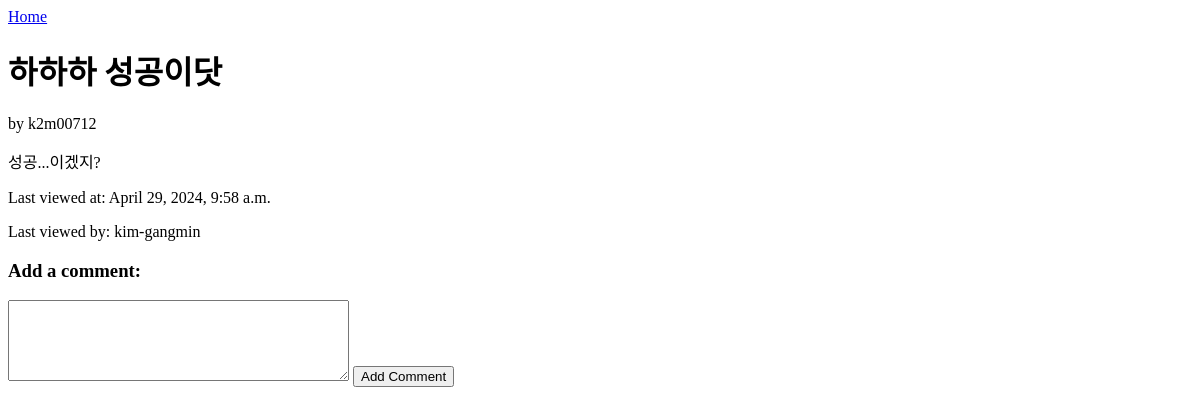
Page /post/6/ (signed in) on the earlier database version.
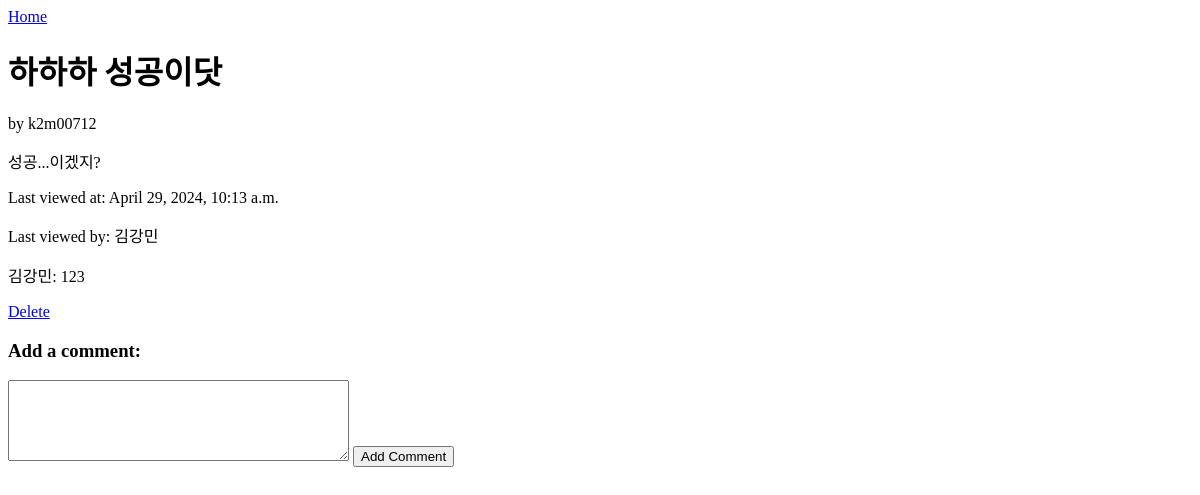
Same page on the later database version.
### blogApp/models.py (models this page shows, shortened)
class Post(models.Model):
    title = models.CharField(max_length=200)
    content = models.TextField()
    created_at = models.DateTimeField(auto_now_add=True)
    updated_at = models.DateTimeField(auto_now=True)
    last_viewed_at = models.DateTimeField(blank=True, null=True)
    last_viewed_by = models.ForeignKey(settings.AUTH_USER_MODEL, related_name='last_viewed_posts', on_delete=models.SET_NULL, null=True, blank=True)
    author = models.ForeignKey(settings.AUTH_USER_MODEL, on_delete=models.CASCADE, related_name='posts')

class Comment(models.Model):
    post = models.ForeignKey(Post, on_delete=models.CASCADE, related_name='comments')
    content = models.TextField()
    created_at = models.DateTimeField(auto_now_add=True)
    author = models.ForeignKey(settings.AUTH_USER_MODEL, on_delete=models.CASCADE, related_name='comments')

### blogApp/views.py (the view)
# urls.py: path('post/<int:post_id>/', views.post_detail, name='post_detail'),
@login_required
@update_last_viewed_info
def post_detail(request, post_id):
    post = get_object_or_404(Post, pk=post_id)
    comments = post.comments.all()
    return render(request, 'post_detail.html', {
        'post': post,
        'comments': comments,
        'last_viewed_at': post.last_viewed_at,
        'last_viewed_by': post.last_viewed_by,
    })

### blogApp/templates/post_detail.html (shortened to what this page needs)
<!DOCTYPE html>
<html lang="en">
    <head>
    </head>
    <body>
        <a href="{% url 'post_list' %}">Home</a>
        <h1>{{ post.title }}</h1>
        <p>by {{ post.author.username }}</p>
        <p>{{ post.content }}</p>
        <p>Last viewed at: {{ post.last_viewed_at }}</p>
        <p>Last viewed by: {{ post.last_viewed_by.username }}</p>
         {% for comment in post.comments.all %}
        <div>
            <p>{{ comment.author.username }}: {{ comment.content }}</p>
            {% if comment.author == request.user %}
            <a href="{% url 'delete_comment' comment_id=comment.pk %}">Delete</a>
            {% endif %}
        </div>
        {% endfor %} {% if request.user.is_authenticated %}
        <h3>Add a comment:</h3>
        <form action="{% url 'add_comment_to_post' post_id=post.pk %}" method="post">
            <textarea name="content" cols="40" rows="5"></textarea>
            <input type="submit" value="Add Comment" />
        </form>
        {% endif %}
    </body>
</html>

Differences in the rows shown:
changed Post "하하하 성공이닷": last_viewed_at "April 29, 2024, 9:58 a.m." → "April 29, 2024, 10:13 a.m."; last_viewed_by.username "kim-gangmin" → "김강민"
added Comment: author.username "김강민", content "123", shows "Delete"
